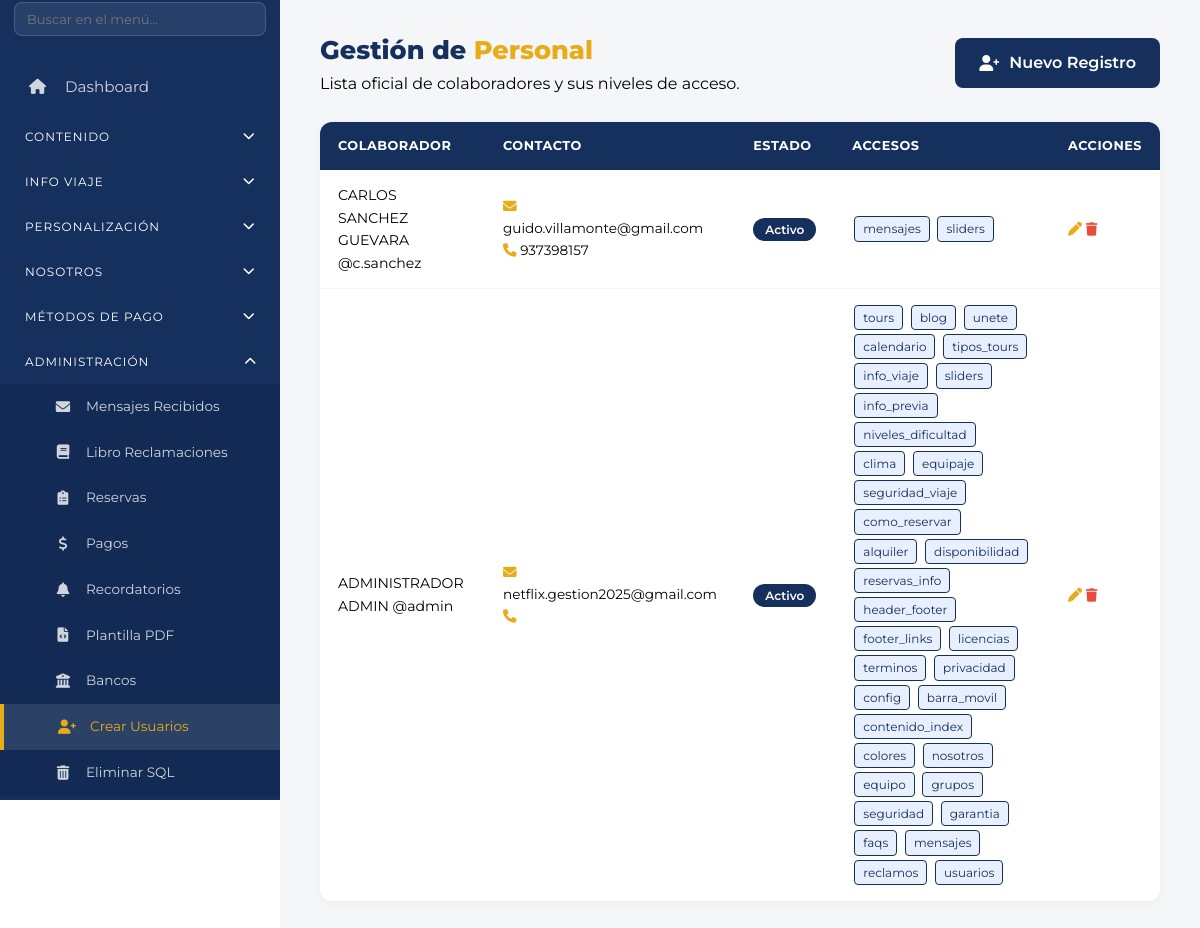
/admin/usuarios_crear.php (signed in), run on the app's committed database.
### tables this page shows
CREATE TABLE `usuarios` (
  `id` int NOT NULL AUTO_INCREMENT,
  `usuario` varchar(50) NOT NULL,
  `nombres` varchar(100) DEFAULT NULL,
  `apellidos` varchar(100) DEFAULT NULL,
  `email` varchar(100) NOT NULL,
  `direccion` varchar(255) DEFAULT NULL,
  `telefono` varchar(20) DEFAULT NULL,
  `password` varchar(255) NOT NULL,
  `permisos` text,
  `estado` tinyint(1) DEFAULT '1',
  `fecha_creacion` timestamp NOT NULL DEFAULT CURRENT_TIMESTAMP,
  `reset_token` varchar(100) DEFAULT NULL,
  `token_expira` datetime DEFAULT NULL,
  PRIMARY KEY (`id`),
  UNIQUE KEY `usuario` (`usuario`)
);

### admin/usuarios_crear.php (the view, shortened to what this page needs)
<?php
$database = new Database();
$db = $database->getConnection();
$query = "SELECT * FROM usuarios ORDER BY id DESC";
$usuarios = $db->query($query)->fetchAll(PDO::FETCH_ASSOC);
?>
<!DOCTYPE html>
<html lang="es">
<head>
    <link rel="stylesheet" href="../assets/css/admin.css">
    <link rel="stylesheet" href="../assets/css/style.css">
    <link rel="stylesheet" href="https://cdnjs.cloudflare.com/ajax/libs/font-awesome/6.0.0/css/all.min.css">
</head>
<body class="admin-panel page-usuarios-crear">
    <div class="admin-container">
        <?php include '../includes/sidebar.php'; ?>
        <main class="main-content">
            <header class="header-main">
                <div class="header-text">
                    <h1>Gestión de <span>Personal</span></h1>
                    <p>Lista oficial de colaboradores y sus niveles de acceso.</p>
                </div>
                <a href="edit_usuarios.php" class="btn-primary-inti">
                    <i class="fas fa-user-plus"></i> Nuevo Registro
                </a>
            </header>
            <section class="table-container">
                <table class="table-inti">
                    <thead>
                        <tr>
                            <th>Colaborador</th>
                            <th>Contacto</th>
                            <th>Estado</th>
                            <th>Accesos</th>
                            <th>Acciones</th>
                        </tr>
                    </thead>
                    <tbody>
                        <?php foreach ($usuarios as $u): ?>
                        <tr>
                            <td>
                                <div class="user-info">
                                    <div class="user-details">
                                        <span class="u-name"><?php echo $u['nombres'] . " " . $u['apellidos']; ?></span>
                                        <span class="u-id">@<?php echo $u['usuario']; ?></span>
                                    </div>
                                </div>
                            </td>
                            <td>
                                <div style="font-size: 0.85rem;">
                                    <i class="fas fa-envelope" style="color: var(--color-secundario-amarillo);"></i> <?php echo $u['email']; ?><br>
                                    <i class="fas fa-phone" style="color: var(--color-secundario-amarillo);"></i> <?php echo $u['telefono']; ?>
                                </div>
                            </td>
                            <td>
                                <?php if ($u['estado'] == 1): ?>
                                    <span class="badge-status active">Activo</span>
                                <?php else: ?>
                                    <span class="badge-status blocked">Bloqueado</span>
                                <?php endif; ?>
                            </td>
                            <td>
                                <div class="badge-group">
                                    <?php
                                    $perms = explode(',', $u['permisos']);
                                    foreach($perms as $p): if($p): ?>
                                        <span class="badge-permiso"><?php echo $p; ?></span>
                                    <?php endif; endforeach; ?>
                                </div>
                            </td>
                            <td>
                                <div class="btn-actions-group">
                                    <a href="edit_usuarios.php?edit=<?php echo $u['id']; ?>" class="btn-circle edit" title="Editar">
                                        <i class="fas fa-pen"></i>
                                    </a>
                                    <button onclick="confirmarEliminar(<?php echo $u['id']; ?>)" class="btn-circle delete" title="Eliminar">
                                        <i class="fas fa-trash"></i>
                                    </button>
                                </div>
                            </td>
                        </tr>
                        <?php endforeach; ?>
                    </tbody>
                </table>
            </section>
        </main>
    </div>
</body>
</html>

### assets/css/admin.css (style rules this page uses)
:root { --color-primario-azul: #15305D; --color-secundario-amarillo: #E8AC18; --color-texto-oscuro: #2C3E50; --color-texto-claro: #ECF0F1; --sidebar-width: 280px; }
body { background-color: #f4f6f7; font-family: 'Montserrat', sans-serif; margin: 0; color: var(--color-texto-oscuro); }
.admin-wrapper, .admin-container { display: flex; min-height: 100vh; }
.main-content { flex: 1; padding: 30px 40px; overflow-y: auto; background-color: #f4f6f7; }
.header-main { display: flex; justify-content: space-between; align-items: center; margin-bottom: 25px; flex-wrap: wrap; gap: 12px; }
.header-main h1 { font-size: 1.6rem; font-weight: 800; color: var(--color-primario-azul); margin: 0; }
.header-main h1 span { color: var(--color-secundario-amarillo); }
.table-container { background: #fff; border-radius: 12px; box-shadow: 0 2px 10px rgba(0,0,0,0.04); overflow-x: auto; }
.table-container table { width: 100%; border-collapse: collapse; }
.table-container table thead { background: var(--color-primario-azul); color: #fff; }
.table-container table th { padding: 14px 18px; text-align: left; font-size: 0.8rem; font-weight: 700; text-transform: uppercase; letter-spacing: 0.5px; }
.table-container table td { padding: 14px 18px; border-bottom: 1px solid #f1f5f9; font-size: 0.88rem; }
.table-container table tbody tr:last-child td { border-bottom: none; }

### assets/css/style.css (style rules this page uses)
:root { --color-primario-azul: var(--ip-primary); --color-secundario-amarillo: var(--ip-admin-accent); --color-fondo-blanco: var(--ip-bg); --color-texto-oscuro: var(--ip-text); --color-texto-claro: var(--ip-text-light); }
* { margin: 0; padding: 0; box-sizing: border-box; font-family: 'Montserrat', sans-serif; }
body { background-color: var(--color-fondo-blanco); color: var(--color-texto-oscuro); line-height: 1.6; overflow-x: hidden; }

### admin/usuarios_crear.php (style rules this page uses)
.page-usuarios-crear { --color-primario-azul: #15305D; --color-secundario-amarillo: #E8AC18; }
.page-usuarios-crear .table-inti thead { background: #15305D; color: #fff; }
.page-usuarios-crear .table-inti thead th { color: #fff; }
.page-usuarios-crear .header-main h1 span { color: var(--color-secundario-amarillo); }
.page-usuarios-crear .btn-primary-inti { background: var(--color-primario-azul); color: #fff; padding: 12px 24px; border-radius: 8px; text-decoration: none; font-weight: 600; display: inline-flex; align-items: center; gap: 10px; transition: all 0.3s ease; border: none; cursor: pointer; }
.page-usuarios-crear .badge-status.active { background: var(--color-primario-azul); color: #fff; padding: 4px 12px; border-radius: 12px; font-size: 0.75rem; font-weight: 600; }
.page-usuarios-crear .badge-permiso { background: #e8f0fe; color: var(--color-primario-azul); border: 1px solid var(--color-primario-azul); padding: 2px 8px; border-radius: 4px; font-size: 0.75rem; display: inline-block; margin: 2px; }
.page-usuarios-crear .btn-circle.edit { background: none; color: var(--color-secundario-amarillo); }
.page-usuarios-crear .btn-circle.delete { background: none !important; color: #e74c3c; border: none; padding: 0; cursor: pointer; }

### data on the page
usuarios: nombres "CARLOS", apellidos "SANCHEZ GUEVARA", usuario "c.sanchez", email "guido.villamonte@gmail.com", telefono "937398157", estado "Activo", permisos "mensajes", permisos "sliders"
usuarios: nombres "ADMINISTRADOR", apellidos "ADMIN", usuario "admin", email "netflix.gestion2025@gmail.com", estado "Activo", p "tours", p "blog", p "unete", p "calendario", p "tipos_tours", p "info_viaje", p "sliders", p "info_previa", p "niveles_dificultad", p "clima", p "equipaje", p "seguridad_viaje", p "como_reservar", p "alquiler", p "disponibilidad", p "reservas_info", p "header_footer", p "footer_links", p "licencias", p "terminos", p "privacidad", p "config", p "barra_movil", p "contenido_index", p "colores", p "nosotros", p "equipo", p "grupos", p "seguridad", p "garantia", p "faqs", p "mensajes", p "reclamos", p "usuarios"
